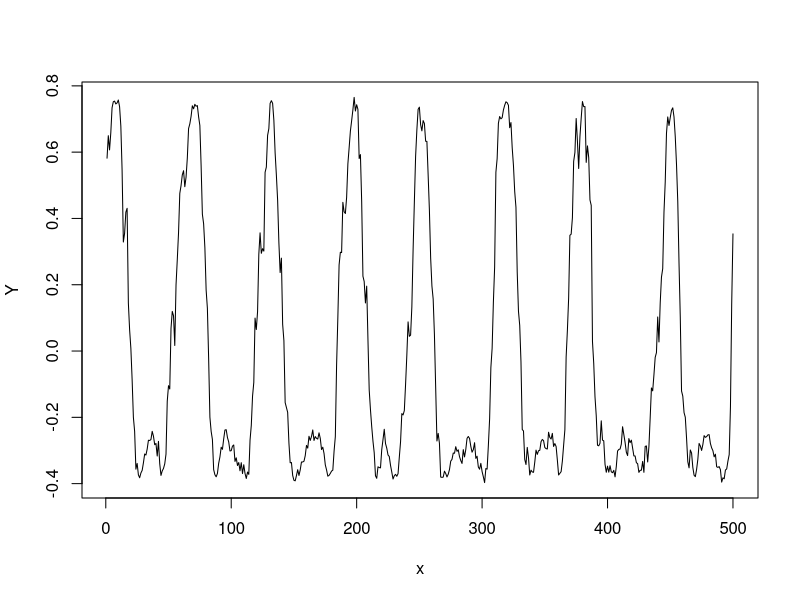

Write the R code that produced this figure.
## ---- chunk 1
knitr::opts_chunk$set(echo = TRUE)
## ---- chunk 2
# parameters
A = 1/2
B = -1/4
b = 1
a = 0.1
beta = 0.05
sigma = 0.1
omega = 0.01

# simulations
n = 500
x = 1:n
delta = 1
psi = exp(-delta*beta)
gamma = sigma/sqrt(2*beta)*sqrt(1-psi^2)
xi = rep(0,n)
for (i in 2:n){
  xi[i] = xi[i-1]*psi + rnorm(1,0, gamma)
}
gx = a*x+xi
fx = A*sin(gx+b) + B*sin(2*gx + 2*b + pi/2)
Y = fx + rnorm(n,0,omega)
plot(x,Y,type = "l")
